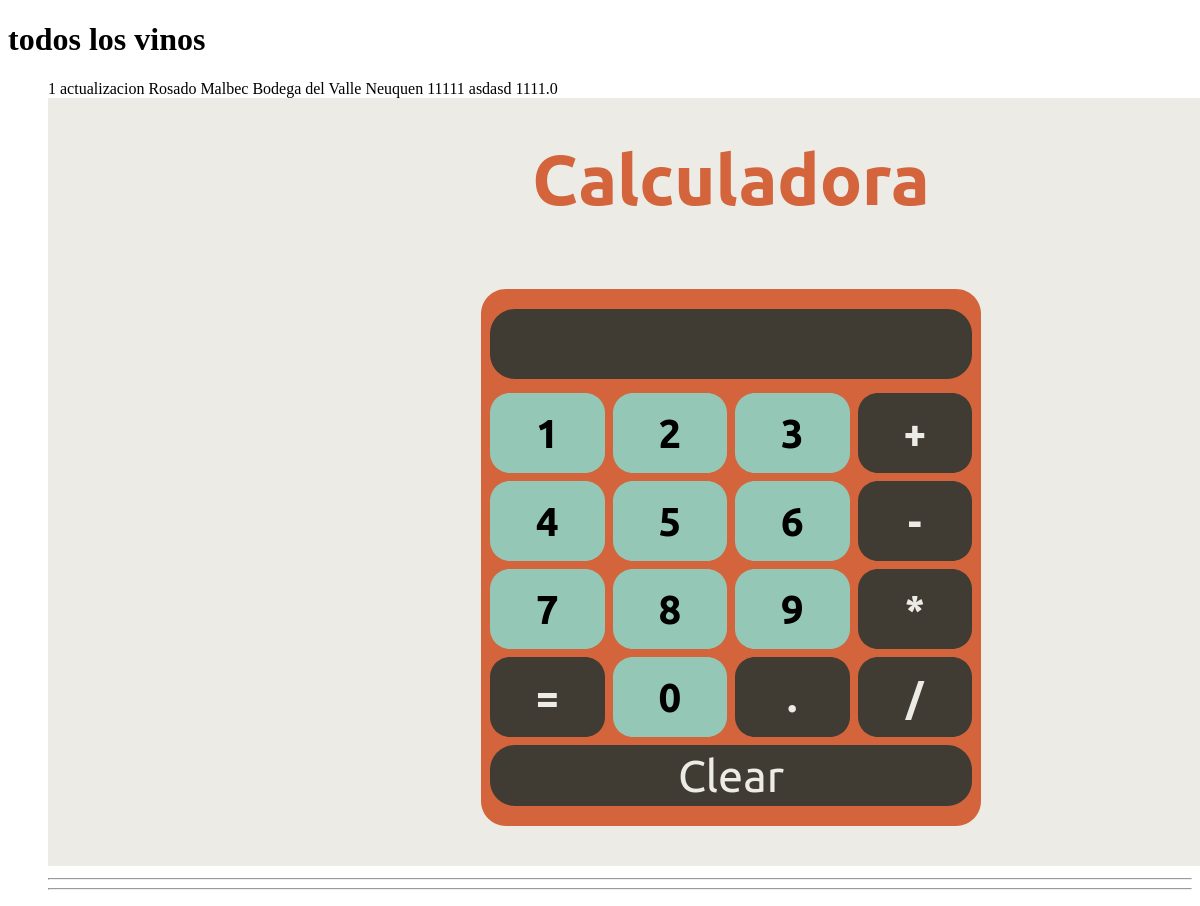
The page /store on the database as committed earlier.
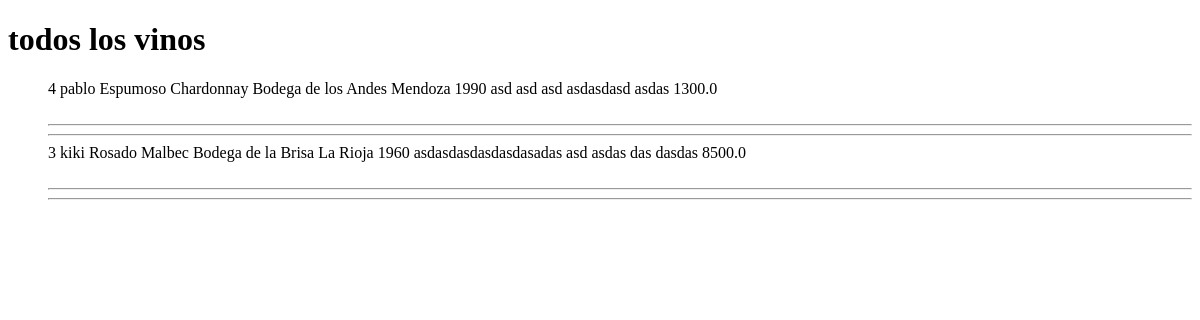
The same page on the database as committed later.
### seller/models.py (models this page shows, shortened)
class Wine(models.Model):
    name=models.CharField(max_length=50, null=False, blank=False)
    variety = models.ForeignKey(Variety, on_delete=models.CASCADE, null=False, blank=False,)
    grape = models.ForeignKey(Grape, on_delete=models.CASCADE, null=False, blank=False,)
    cellar = models.ForeignKey(Cellar, on_delete=models.CASCADE, null=False, blank=False,)
    province = models.ForeignKey(Province, on_delete=models.CASCADE, null=False, blank=False,)
    year=models.IntegerField(null=False, blank=False)
    description = models.TextField(null=False, blank=False)
    price = models.FloatField(null=False, blank=False)

class Variety(models.Model):
    RED = 'Red'
    WHITE = 'White'
    PINK = 'Pink'
    SPARKLING = 'Sparkling'
    varieties = [
        (RED, 'Tinto'),
        (WHITE, 'Blanco'),
        (PINK, 'Rosado'),
        (SPARKLING, 'Espumoso'),
    ]
    variety=models.CharField(
        max_length=9,
        choices=varieties,
        default=RED,
    )
    def __str__(self) -> str:
        return self.get_variety_display()

class Grape(models.Model):
    MALBEC = 'Malbec'
    CHARDONNAY = 'Chardonnay'
    CABERNET_SAUVIGNON = 'CabernetSauvignon'
    BONARDA = 'Bonarda'
    grapes= [
        (MALBEC, 'Malbec'),
        (CHARDONNAY, 'Chardonnay'),
        (CABERNET_SAUVIGNON, 'Cabernet Sauvignon'),
        (BONARDA, 'Bonarda'),
    ]
    grape=models.CharField(
        max_length=25,
        choices=grapes,
    )
    def __str__(self) -> str:
        return self.get_grape_display()

class Cellar(models.Model):
    cellars= [
        ('Bodega_del_Valle', 'Bodega del Valle'),
        ('Bodega_Sol_Radiante', 'Bodega Sol Radiante'),
        ('Bodega_de_los_Andes', 'Bodega de los Andes'),
        ('Bodega_de_la_Brisa', 'Bodega de la Brisa'),
        ('Bodega_Aurora', 'Bodega Aurora'),
        ('Bodega_Vientos_del_Sur', 'Bodega Vientos del Sur'),
        ('Bodega_Sonora', 'Bodega Sonora'),
        ('Bodega_Lunaria', 'Bodega Lunaria'),
        ('Bodega_de_los_Suenos', 'Bodega de los Sueños'),
        ('Bodega_Euforica', 'Bodega Eufórica'),
    ]
    cellar = models.CharField(
        max_length=50,
        choices=cellars,
    )
    def __str__(self) -> str:
        return self.get_cellar_display()

class Province(models.Model):
    MENDOZA = 'Mendoza'
    NEUQUEN = 'Neuquen'
    LA_RIOJA = 'La_Rioja'
    SAN_JUAN = 'San_Juan'
    SALTA = 'Salta'
    provinces = [
        (MENDOZA, 'Mendoza'),
        (NEUQUEN, 'Neuquen'),
        (LA_RIOJA, 'La Rioja'),
        (SAN_JUAN, 'San Juan'),
        (SALTA, 'Salta'),
    ]
    province = models.CharField(
        max_length=10,
        choices=provinces,
    )
    def __str__(self) -> str:
        return self.get_province_display()

class WineImage(models.Model):
    wine = models.ForeignKey(Wine, on_delete=models.CASCADE)
    photo = models.ImageField(upload_to= 'wine_photos', null=False, blank=False)

### store/views.py (the view)
# urls.py: path('store', ListWines.as_view(), name='store'),
class ListWines(ListView):
    model=Wine
    template_name='store/list_wines.html'
    def get_queryset(self):
        queryset=super().get_queryset()
        return queryset.all().order_by('-pk')
    def get_context_data(self, **kwargs):
        context = super(ListWines, self).get_context_data(**kwargs)
        list_ids_wines = Wine.objects.all().values_list('id', flat=True)
        images = list()
        for i in list_ids_wines:
            if WineImage.objects.select_related('wine').filter(wine_id = i): #wine --> Main Model ///wine_id --> registro model fk (child)
                images.append(WineImage.objects.select_related('wine').filter(wine_id = i)[0])
                context['images'] = images
        return context

### templates/store/list_wines.html (shortened to what this page needs)
<!DOCTYPE html>
{%load static%}
<html lang="en">
<head>
</head>
<body>
    <h1>todos los vinos</h1>
<ul>
{% for wine in object_list %}
    <div>
    {{wine.pk}}
    {{wine.name}}
    {{wine.variety}}
    {{wine.grape}}
    {{wine.cellar}}
    {{wine.province}}
    {{wine.year}}
    {{wine.description}}
    {{wine.price}}
    </div>
    <div>
    {%for i in images%}
        {%if i.wine_id == wine.pk%}
        <img src="{{i.photo.url}}" alt="">
        {%endif%}
    {%endfor%}
    </div>
    <hr>
    <hr>
{% endfor %}
</ul>
</body>
</html>

Rows that differ between the two databases and show on the page:
removed Wine: pk "1", name "actualizacion", variety "Rosado", grape "Malbec", cellar "Bodega del Valle", province "Neuquen", year "11111", description "asdasd", price "1111.0"
removed WineImage: photo (picture)
added Wine: pk "4", name "pablo", variety "Espumoso", grape "Chardonnay", cellar "Bodega de los Andes", province "Mendoza", year "1990", description "asd asd asd asdasdasd asdas", price "1300.0"
added Wine: pk "3", name "kiki", variety "Rosado", grape "Malbec", cellar "Bodega de la Brisa", province "La Rioja", year "1960", description "asdasdasdasdasdasadas asd asdas das dasdas", price "8500.0"
